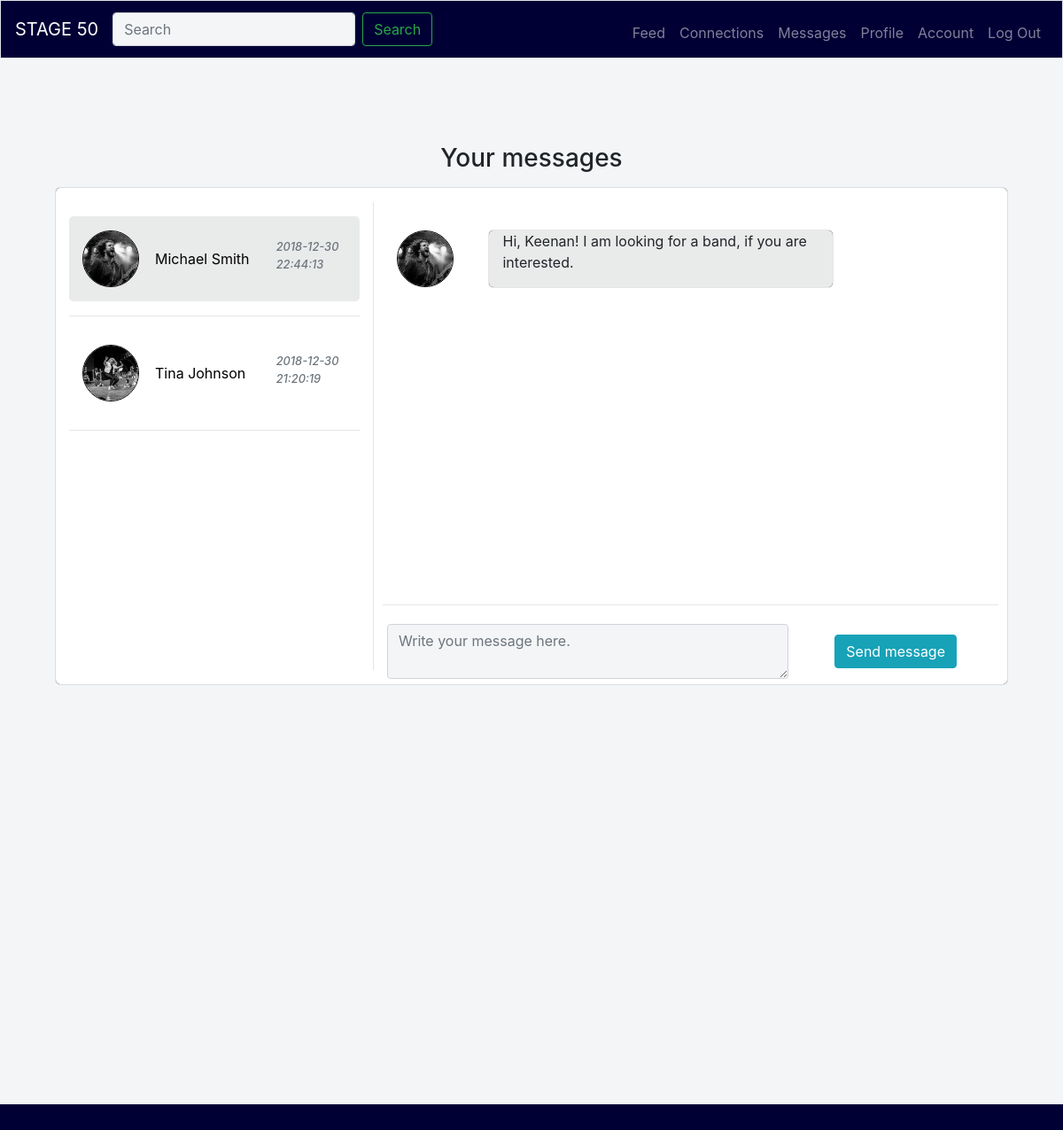
Screenshot of /messages/6/17 (signed in) with the database file from the repository.
### tables this page shows
CREATE TABLE 'users' (
    'id' integer PRIMARY KEY AUTOINCREMENT NOT NULL,
    'first' varchar(100) NOT NULL,
    'last' varchar(100) NOT NULL,
    'email' varchar(100) NOT NULL UNIQUE,
    'hash' text NOT NULL,
    'created_at' datetime NOT NULL
);

CREATE TABLE 'conversations' (
    'id' integer PRIMARY KEY AUTOINCREMENT NOT NULL,
    'starter_id' integer NOT NULL REFERENCES users(id),
    'interlocutor_id' integer NOT NULL REFERENCES users(id),
    'date_started' datetime NOT NULL,
    'last_updated' datetime NOT NULL
);

CREATE TABLE 'messages' (
    'id' integer PRIMARY KEY AUTOINCREMENT NOT NULL,
    'conversation_id' integer NOT NULL REFERENCES conversations(id),
    'sender_id' integer NOT NULL REFERENCES users(id),
    'receiver_id' integer NOT NULL REFERENCES users(id),
    'content' text NOT NULL,
    'date_sent' datetime NOT NULL,
    'date_seen' datetime
);

### application.py (the view)
@app.route("/messages/<conversationid>/<interlocutorid>", methods=["GET", "POST"])
@login_required
def conversation(conversationid, interlocutorid):
    if request.method == "POST":
        if not request.form.get("content"):
            flash("Message cannot be empty.", "danger")
            return redirect("/messages/" + conversationid)
        message = {}
        message["conversation_id"] = int(conversationid)
        message["sender_id"] = session["user_id"]
        message["receiver_id"] = int(interlocutorid)
        message["content"] = request.form.get("content")
        create_message(conn, message)
        flash("Message sent!", "success")
        return redirect("/messages/" + conversationid + "/" + interlocutorid)
    else:
        messages = get_messages(conn, int(conversationid))
        conversations = get_all_conversations(conn, session["user_id"])
        return render_template("conversation.html", messages=messages, conversation_id=int(conversationid), interlocutor_id=interlocutorid, conversations=conversations)

### application.py (called while the page is built)
@app.after_request
def after_request(response):
    response.headers["Cache-Control"] = "no-cache, no-store, must-revalidate"
    response.headers["Expires"] = 0
    response.headers["Pragma"] = "no-cache"
    return response

### helpers.py (called while the page is built)
def login_required(f):
    @wraps(f)
    def decorated_function(*args, **kwargs):
        if session.get("user_id") is None:
            return redirect("/login")
        return f(*args, **kwargs)
    return decorated_function

def get_user_profile(conn, userid):
    cursor = conn.execute("""SELECT users.*, profiles.*
                        FROM users
                        JOIN profiles ON users.id = profiles.id
                        WHERE users.id=?""",
                        (userid,))
    row = cursor.fetchone()
    if row is None:
        flash("Failed to load requested profile.", "danger")
        return redirect("/feed")
    user = {}
    user["id"] = row[0]
    user["first"] = row[1]
    user["last"] = row[2]
    user["email"] = row[3]
    user["hash"] = row[4]
    user["created_at"] = row[5]
    user["picture"] = get_picture_path(row[7])
    user["gender"] = row[8]
    user["birth"] = row[9]
    user["bio"] = row[10]
    user["updated_at"] = row[11]
    return user

def get_picture_path(picture_name):
    picture_path = os.path.join('static/profile_pics', picture_name)
    return picture_path

### templates/conversation.html (shortened to what this page needs)
{% extends "layout.html" %}
{% block styles %}
    {{ super() }}
{% endblock %}
{% block navbar %}
    {{ super() }}
{% endblock %}
{% block main %}
    <h3 class="form-group">Your messages</h3>
    <div class="row container-div">
        <div class="col-sm-4 conversations-div">
            {% for conversation in conversations %}
            {% if conversation.id == conversation_id %}
            <div class="row conversation highlight">
            {% else %}
            <div class="row conversation">
            {% endif %}
                <div class="col-md-3">
                    <img class="round-small-pic" src="/{{ conversation.interlocutor_picture }}" alt="{{ conversation.interlocutor_first }} {{ conversation.interlocutor_last }}"/>
                </div>
                <div class="conversation-data col-md-5">
                    <a class="interlocutor-name" href="/messages/{{ conversation.id }}/{{ conversation.interlocutor_real_id }}">{{ conversation.interlocutor_first }} {{ conversation.interlocutor_last }}</a>
                </div>
                <div class="conversation-data col-md-4">
                    <h6 class="last-updated text-muted"><em>{{ conversation.last_updated }}</em></h6>
                </div>
            </div>
            <hr/>
            {% endfor %}
        </div>
        <div class="col-sm-8 messages-div">
            <div class="messages">
                {% for message in messages %}
            <div class="message row">
                {% if session.user_id != message.sender_id %}
                <div class="interlocutor-div row">
                    <div class="picture-div col-md-3">
                        <div class="picture">
                            <img class="round-small-pic" src="/{{ message.sender_picture }}" alt="{{ messages.sender_first }} {{ messages.sender_last }}"/>
                        </div>
                    </div>
                    <div class="message-content col-md-8">
                        <p>
                            {{ message.content }}
                        </p>
                    </div>
                    <div class="col-md-1"></div>
                </div>
                {% endif %}
            </div>
            {% endfor %}
            </div>
            <form class="form-row form-group message-form" action="/messages/{{ conversation_id }}/{{ interlocutor_id }}" method="POST">
                <div class="col-md-8">
                    <textarea class="form-control" name="content" placeholder="Write your message here." rows="2" cols="50"></textarea>
                </div>
                <div class="col-md-4">
                    <button class="btn btn-md btn-info" type="submit">Send message</button>
                </div>
            </form>
        </div>
    </div>
{% endblock %}

### static/styles.css (style rules this page uses)
html, body { height: 100%; width: 100%; min-height: 100%; background-color: #f4f5f7; }
.round-big-pic, .round-medium-pic, .round-small-pic { overflow: hidden; border: 1px solid black; border-radius: 50%; }
.round-small-pic { height: 4rem; width: 4rem; }
.form-control { background-color: #f4f5f7; }
.container-div { background-color: #fff; padding: 1rem 0; box-shadow: 0 0 1px black; border-radius: 5px; min-height: 35rem; }
.conversation { margin: 1rem auto; padding: 1rem 0; box-shadow: 0 0 0 black; border-radius: 5px; align-items: center; }
.highlight { background-color: #e9eaea!important; }
.conversation-data { text-align: left }
a.interlocutor-name { font-size: 1rem!important; color: black; }
.conversation-data>h6.last-updated>em { font-size: .8rem!important; }
.messages-div { border-left: 1px solid rgba(0,0,0,.1); }
.messages { height: 80%; }
.message, .interlocutor-div, .user-div { margin-top: 1rem; margin-bottom: 1rem; align-items: center; min-width: 80%; }
.interlocutor-div>.message-content { background-color: #e9eaea; box-shadow: 0 0 1px black; border-radius: 5px; text-align: left; }
.message-form { border-top: 1px solid rgba(0,0,0,.1); padding-top: 1rem; padding-bottom: 1rem; height: 20%; align-items: center; }

### rows the page displays
users: interlocutor_first "Michael", interlocutor_last "Smith"
conversations: last_updated "2018-12-30 22:44:13"
users: interlocutor_first "Tina", interlocutor_last "Johnson"
conversations: last_updated "2018-12-30 21:20:19"
messages: content "Hi, Keenan! I am looking for a band, if you are interested."
